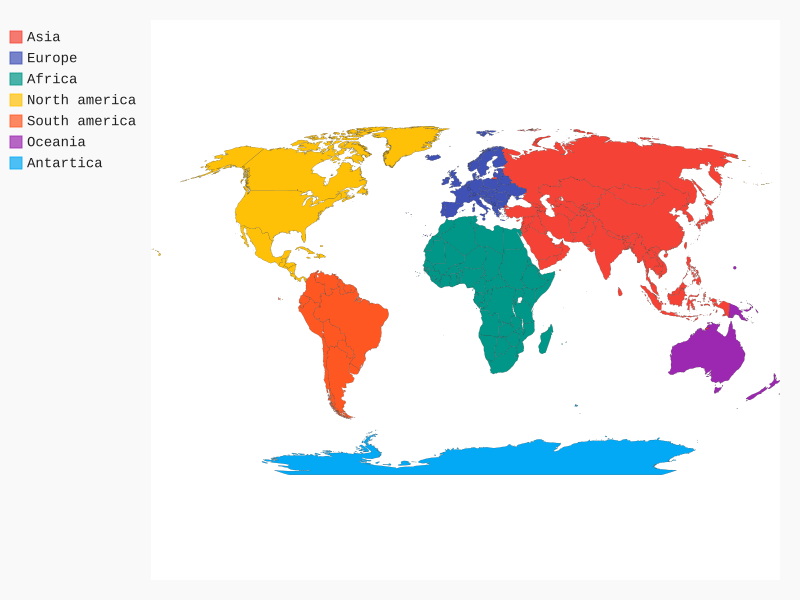

Recreate this plot in Python.
#!/usr/bin/env python3
# -*- coding:utf-8 -*-

'''
pygal 绘制世界地图
安装方式： pip/pip3 install pygal_maps_world
官网：https://pypi.org/project/pygal_maps_world/
参考网址：https://www.cnblogs.com/keqipu/p/7283991.html
'''

import pygal.maps.world 

# 绘制洲地图
supra = pygal.maps.world.SupranationalWorld()
supra.add('Asia', [('asia', 1)])
supra.add('Europe', [('europe', 1)])
supra.add('Africa', [('africa', 1)])
supra.add('North america', [('north_america', 1)])
supra.add('South america', [('south_america', 1)])
supra.add('Oceania', [('oceania', 1)])
supra.add('Antartica', [('antartica', 1)])
supra.render_to_file('py_worldmap1.svg')
